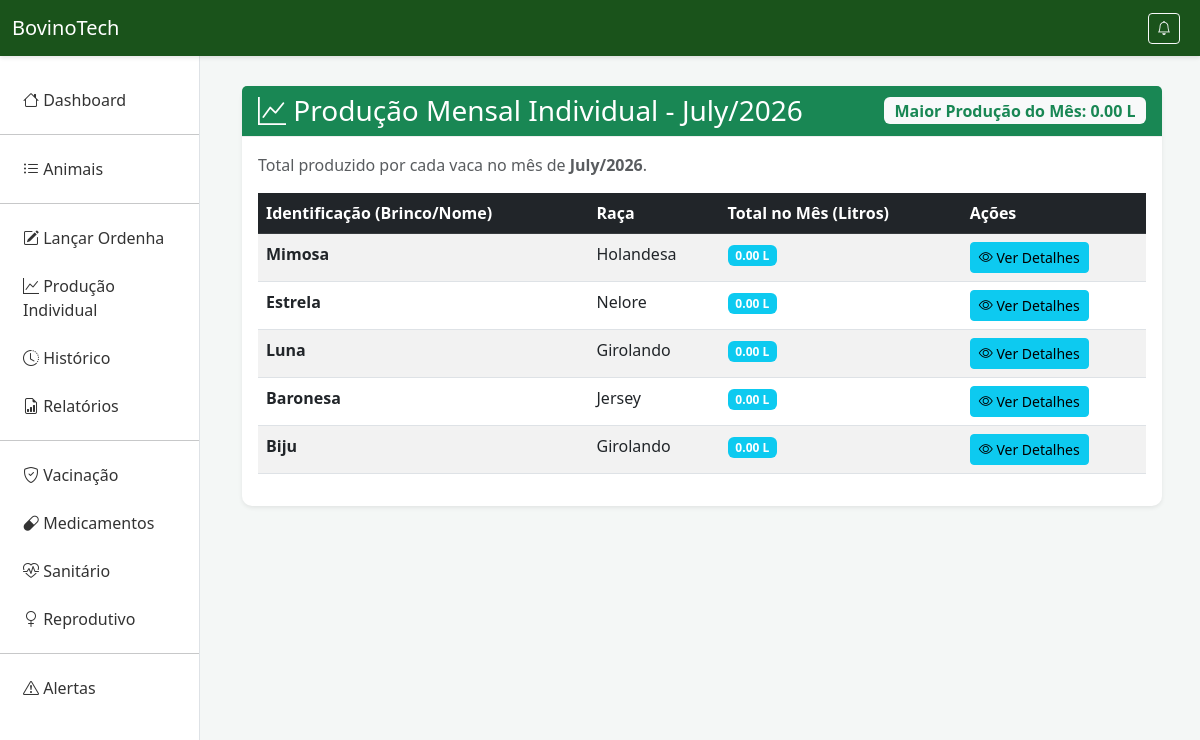
The page /controle-individual/ on the database its author committed.
### producao/models.py (models this page shows, shortened)
class Animal(models.Model):
    SEXO_CHOICES = [('M', 'Macho'), ('F', 'Fêmea')]
    identificacao = models.CharField(max_length=100, unique=True, verbose_name="Brinco/Nome")
    raca = models.CharField(max_length=100, verbose_name="Raça")
    data_nascimento = models.DateField(verbose_name="Data de Nascimento")
    sexo = models.CharField(max_length=1, choices=SEXO_CHOICES, verbose_name="Sexo")

### producao/views.py (the view)
# urls.py: path('controle-individual/', views.controle_individual, name='controle_individual'),
def controle_individual(request):
    hoje = date.today()
    primeiro_dia_mes = hoje.replace(day=1)
    animais = Animal.objects.filter(sexo='F').annotate(
        total_produzido_mes=Sum('producoes__quantidade_litros', filter=models.Q(producoes__data__gte=primeiro_dia_mes))
    ).order_by('-total_produzido_mes')
    maior_producao_mes = ProducaoLeite.objects.filter(data__gte=primeiro_dia_mes).aggregate(Max('quantidade_litros'))['quantidade_litros__max']
    context = {
        'animais': animais,
        'maior_producao_mes': maior_producao_mes,
        'mes_atual': hoje.strftime('%B/%Y')
    }
    return render(request, 'controle_individual.html', context)

### producao/templates/controle_individual.html (shortened to what this page needs)
{% extends 'base.html' %}
{% block content %}
<div class="card shadow-sm mb-4">
    <div class="card-header bg-success text-white d-flex justify-content-between align-items-center">
        <h3 class="mb-0"><i class="bi bi-graph-up"></i> Produção Mensal Individual - {{ mes_atual }}</h3>
        <span class="badge bg-light text-success fs-6">Maior Produção do Mês: {{ maior_producao_mes|floatformat:2|default:"0.00" }} L</span>
    </div>
    <div class="card-body">
        <p class="text-muted">Total produzido por cada vaca no mês de <strong>{{ mes_atual }}</strong>.</p>
        {% if animais %}
        <table class="table table-striped table-hover">
            <thead class="table-dark">
                <tr>
                    <th>Identificação (Brinco/Nome)</th>
                    <th>Raça</th>
                    <th>Total no Mês (Litros)</th>
                    <th>Ações</th>
                </tr>
            </thead>
            <tbody>
                {% for animal in animais %}
                <tr>
                    <td><strong>{{ animal.identificacao }}</strong></td>
                    <td>{{ animal.raca }}</td>
                    <td>
                        <span class="badge {% if animal.total_produzido_mes == maior_producao_mes and maior_producao_mes > 0 %}bg-warning text-dark{% else %}bg-info{% endif %}">
                            {{ animal.total_produzido_mes|floatformat:2|default:"0.00" }} L
                        </span>
                    </td>
                    <td>
                        <a href="{% url 'historico_producao' %}?animal={{ animal.pk }}" class="btn btn-sm btn-info">
                            <i class="bi bi-eye"></i> Ver Detalhes
                        </a>
                    </td>
                </tr>
                {% endfor %}
            </tbody>
        </table>
        {% else %}
        <div class="alert alert-warning" role="alert">
            <i class="bi bi-exclamation-triangle"></i> Nenhum animal registrado ou sem produção lançada este mês. <a href="{% url 'lancar_producao' %}">Lance uma ordenha agora</a>.
        </div>
        {% endif %}
    </div>
</div>
{% endblock %}

### producao/templates/base.html (style rules this page uses)
* { margin: 0; padding: 0; box-sizing: border-box; }
body { background-color: #f4f7f6; font-family: 'Segoe UI', Tahoma, Geneva, Verdana, sans-serif; }
.card { border: none; border-radius: 10px; box-shadow: 0 4px 6px rgba(0,0,0,0.05); }
.card-header { background: white; border-bottom: 1px solid #eee; font-weight: bold; }

### rows shown on the page
Animal: identificacao "Mimosa", raca "Holandesa", total_produzido_mes "0.00"
Animal: identificacao "Estrela", raca "Nelore", total_produzido_mes "0.00"
Animal: identificacao "Luna", raca "Girolando", total_produzido_mes "0.00"
Animal: identificacao "Baronesa", raca "Jersey", total_produzido_mes "0.00"
Animal: identificacao "Biju", raca "Girolando", total_produzido_mes "0.00"

### other values the page prints
{{ maior_producao_mes|floatformat:2|default:"0.00" }} "0.00"
